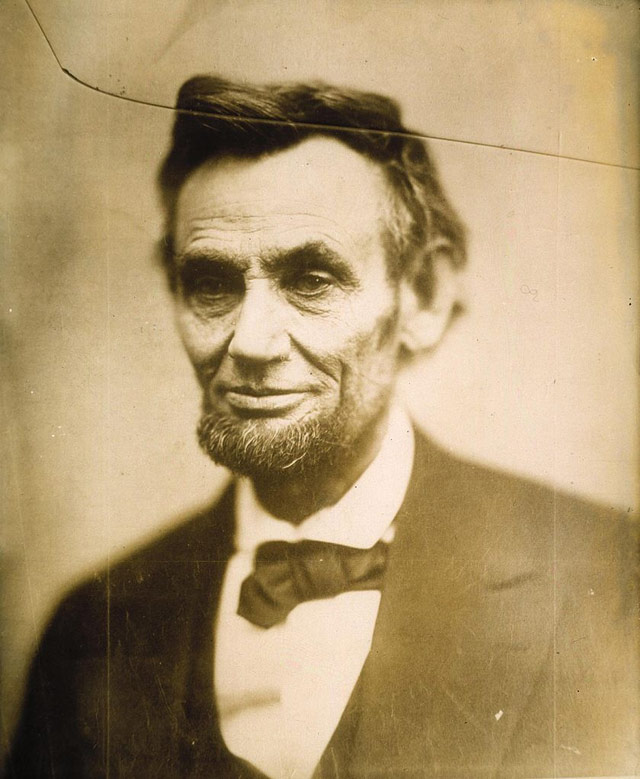
#> input picture Computer Vision/OpenCV/images/abraham.jpg, 640 x 779 px, found by its file name
$ python cropped_image.py
#> lines starting #> are read from the running program, lines starting #| are printed output that depends on the picture
import cv2

input_image = cv2.imread("C:/Users/niraj/Anaconda3/Projects/Computer Vision/OpenCV/images/abraham.jpg")
#> input_image is the input picture: shape (779, 640, 3); mean B, G, R 110.9, 150.5, 173.5

height, width = input_image.shape[:2]
#> height = 779; width = 640

cropped_image = input_image[int(height * 0.25): int(height * 0.75), int(width * 0.25): int(width * 0.75)]
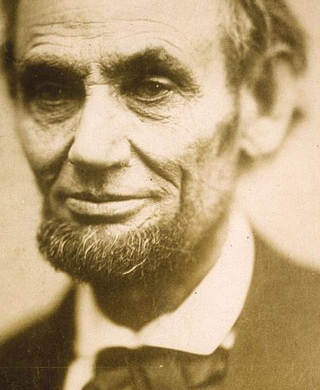
#> cropped_image: shape (390, 320, 3); mean B, G, R 116.4, 155.6, 179.3

cv2.imwrite("Cropped Image.jpg", cropped_image)

$ run again, with Computer Vision/OpenCV/images/Hillary.jpg copied over Computer Vision/OpenCV/images/abraham.jpg
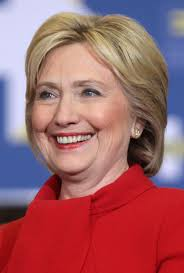
#> input picture Computer Vision/OpenCV/images/Hillary.jpg, 184 x 273 px, found by its file name
#> input_image is the input picture: shape (273, 184, 3); mean B, G, R 104.2, 98.1, 159.7
#> `cropped_image = input_image[int(height * 0.25): int(height * 0.75), in..`:
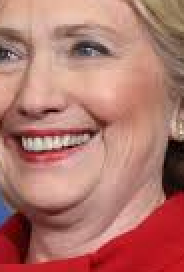
#> cropped_image: shape (136, 92, 3) (shown 2 times larger); mean B, G, R 108.7, 118.1, 177.7
